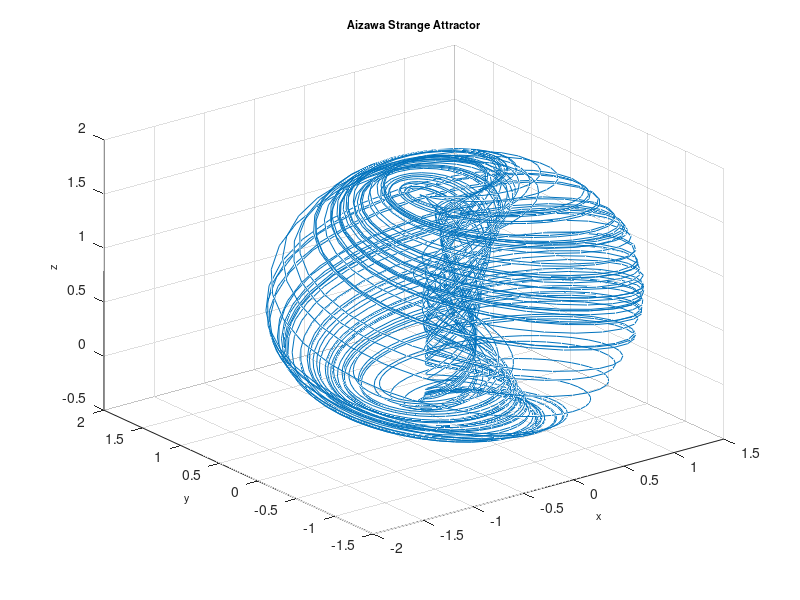

Write MATLAB code to recreate this figure.
function Aizawa
%==========================================================================
% Matlab program to plot a phase portrait of the 3D chaotic system
%==========================================================================
clear
clc
clf
%==================== Parameters ==========================================
a= 0.95; b=0.7; c=0.6; d=3.5; e=0.25; f=0.1;
%===================== Initial conditions =================================
initial=[0.1, 1.00, 0.01]; 
% =============== Solves ODEs =============================================
deq1=@(t,x) [(x(3)-b)*x(1)-d*x(2); d*x(1)+(x(3)-b)*x(2); ...
    c+a*x(3)-(1/3)*x(3)^3-(x(1)^2+x(2)^2)*(1+e*x(3))+f*x(3)*x(1)^3];
[~,sol] = ode45(deq1,[0,250],initial);
%============= Runs simulation ============================================
    plot3(sol(:,1),sol(:,2),sol(:,3)),grid
    title('Aizawa Strange Attractor','fontsize',8)
    xlabel('x','fontsize',8)
    ylabel('y','fontsize',8)
    zlabel('z','fontsize',8)
%================= End of program =========================================
